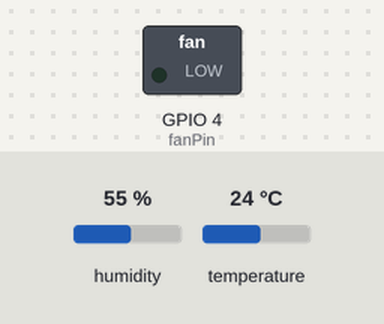
The sketch below on a simulated ESP8266 (NodeMCU). Parts: switched loads named in the sketch (green lamp = pin HIGH). Inputs (shaded band) come from the test bench; at power-on: humidity 55 %, temperature 24 °C. WiFi joins after 1.5 s; servers stay silent unless stated.

Above: at 0.1 s.
At 1.9 s:
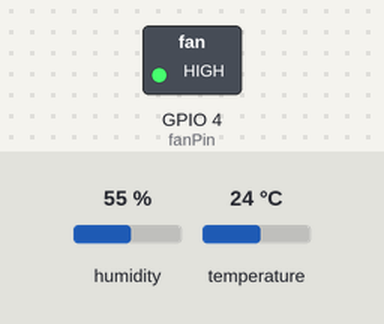
Timing chart, 0 to 3.4 s (numbered marks = the images above):
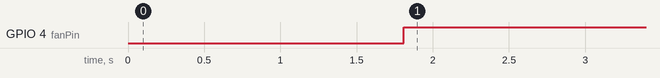

The sketch:

Kode_Muhammad_Gibran_Yudassasmita_J3D119089.ino
```cpp
#define BLYNK_PRINT Serial

#include <ESP8266WiFi.h>
#include <BlynkSimpleEsp8266.h>
#include <DHT.h>

char auth[] = "PeDBgkQKlXJdWKxRZ4dW1HT41lLHbKWJ";
char ssid[] = "GibranTA";
char pass[] = "kangkung123";

#define DHTPIN 14
int fanPin = 4;


#define DHTTYPE DHT22


DHT dht(DHTPIN  , DHTTYPE);
BlynkTimer timer;
void sendSensor()
{
  float h = dht.readHumidity();
  float t = dht.readTemperature();
  Blynk.virtualWrite(V5, t);
  Blynk.virtualWrite(V6, h);
}

void setup()
{
  Serial.begin(9600);

  Blynk.begin(auth, ssid, pass);
  pinMode(fanPin,OUTPUT);
  dht.begin();
  timer.setInterval(1000L, sendSensor);
}

void loop()
{
  float h = dht.readHumidity();
  float t = dht.readTemperature();
  Blynk.run();
  timer.run();
  if (t >= 30){
  digitalWrite(fanPin,0);

 }else{
  digitalWrite(fanPin,1);
 }
delay(1800000);
}
```

Measured:
- by itself, GPIO 4 (fanPin): LOW → HIGH at 1.8 s
